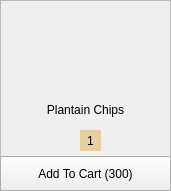
      <widget class="QFrame" name="frame_27">
       <property name="geometry">
        <rect>
         <x>130</x>
         <y>250</y>
         <width>171</width>
         <height>191</height>
        </rect>
       </property>
       <property name="frameShape">
        <enum>QFrame::StyledPanel</enum>
       </property>
       <property name="frameShadow">
        <enum>QFrame::Raised</enum>
       </property>
       <widget class="QLabel" name="label_50">
        <property name="geometry">
         <rect>
          <x>30</x>
          <y>10</y>
          <width>111</width>
          <height>91</height>
         </rect>
        </property>
        <property name="text">
         <string/>
        </property>
        <property name="pixmap">
         <pixmap resource="../icons/place.qrc">:/Assets/898c7e3e-61df-422b-9e90-bd38e84e0aec.jpg</pixmap>
        </property>
        <property name="scaledContents">
         <bool>true</bool>
        </property>
       </widget>
       <widget class="QLabel" name="label_51">
        <property name="geometry">
         <rect>
          <x>25</x>
          <y>100</y>
          <width>121</width>
          <height>20</height>
         </rect>
        </property>
        <property name="styleSheet">
         <string notr="true">background-color: transparent;
padding-bottom: -3;
border: 0;
font: 11pt &quot;Agency FB&quot;;</string>
        </property>
        <property name="text">
         <string>Plantain Chips</string>
        </property>
        <property name="alignment">
         <set>Qt::AlignCenter</set>
        </property>
        <property name="wordWrap">
         <bool>true</bool>
        </property>
       </widget>
       <widget class="QPushButton" name="plantainminus">
        <property name="geometry">
         <rect>
          <x>60</x>
          <y>130</y>
          <width>21</width>
          <height>23</height>
         </rect>
        </property>
        <property name="styleSheet">
         <string notr="true">QPushButton{
border: 0;}
QPushButton:hover{
padding-left: -2px;
}
QPushButton:pressed{
padding-left: -5px;
}</string>
        </property>
        <property name="text">
         <string/>
        </property>
        <property name="icon">
         <iconset resource="../icons/place.qrc">
          <normaloff>:/Assets/minus-hexagon.png</normaloff>:/Assets/minus-hexagon.png</iconset>
        </property>
        <property name="iconSize">
         <size>
          <width>20</width>
          <height>20</height>
         </size>
        </property>
       </widget>
       <widget class="QPushButton" name="plantainplus">
        <property name="geometry">
         <rect>
          <x>100</x>
          <y>130</y>
          <width>21</width>
          <height>23</height>
         </rect>
        </property>
        <property name="styleSheet">
         <string notr="true">QPushButton{
border: 0;}
QPushButton:hover{
padding-left: 2px;
}
QPushButton:pressed{
padding-left: 5px;
}</string>
        </property>
        <property name="text">
         <string/>
        </property>
        <property name="icon">
         <iconset resource="../icons/place.qrc">
          <normaloff>:/Assets/plus-hexagon.png</normaloff>:/Assets/plus-hexagon.png</iconset>
        </property>
        <property name="iconSize">
         <size>
          <width>20</width>
          <height>20</height>
         </size>
        </property>
       </widget>
       <widget class="QLabel" name="plantain_label">
        <property name="geometry">
         <rect>
          <x>80</x>
          <y>130</y>
          <width>21</width>
          <height>21</height>
         </rect>
        </property>
        <property name="styleSheet">
         <string notr="true">border: 0;
background-color: rgb(232, 208, 158)</string>
        </property>
        <property name="text">
         <string>1</string>
        </property>
        <property name="alignment">
         <set>Qt::AlignCenter</set>
        </property>
       </widget>
       <widget class="QPushButton" name="plantainaddtocart">
        <property name="geometry">
         <rect>
          <x>0</x>
          <y>156</y>
          <width>171</width>
          <height>35</height>
         </rect>
        </property>
        <property name="styleSheet">
         <string notr="true">QPushButton{
font: 11pt &quot;Agency FB&quot;;}
QPushButton:hover{
background-color: rgb(0, 0, 0);
color: rgb(255, 255, 255)
}</string>
        </property>
        <property name="text">
         <string>Add To Cart (300)</string>
        </property>
       </widget>
      </widget>
